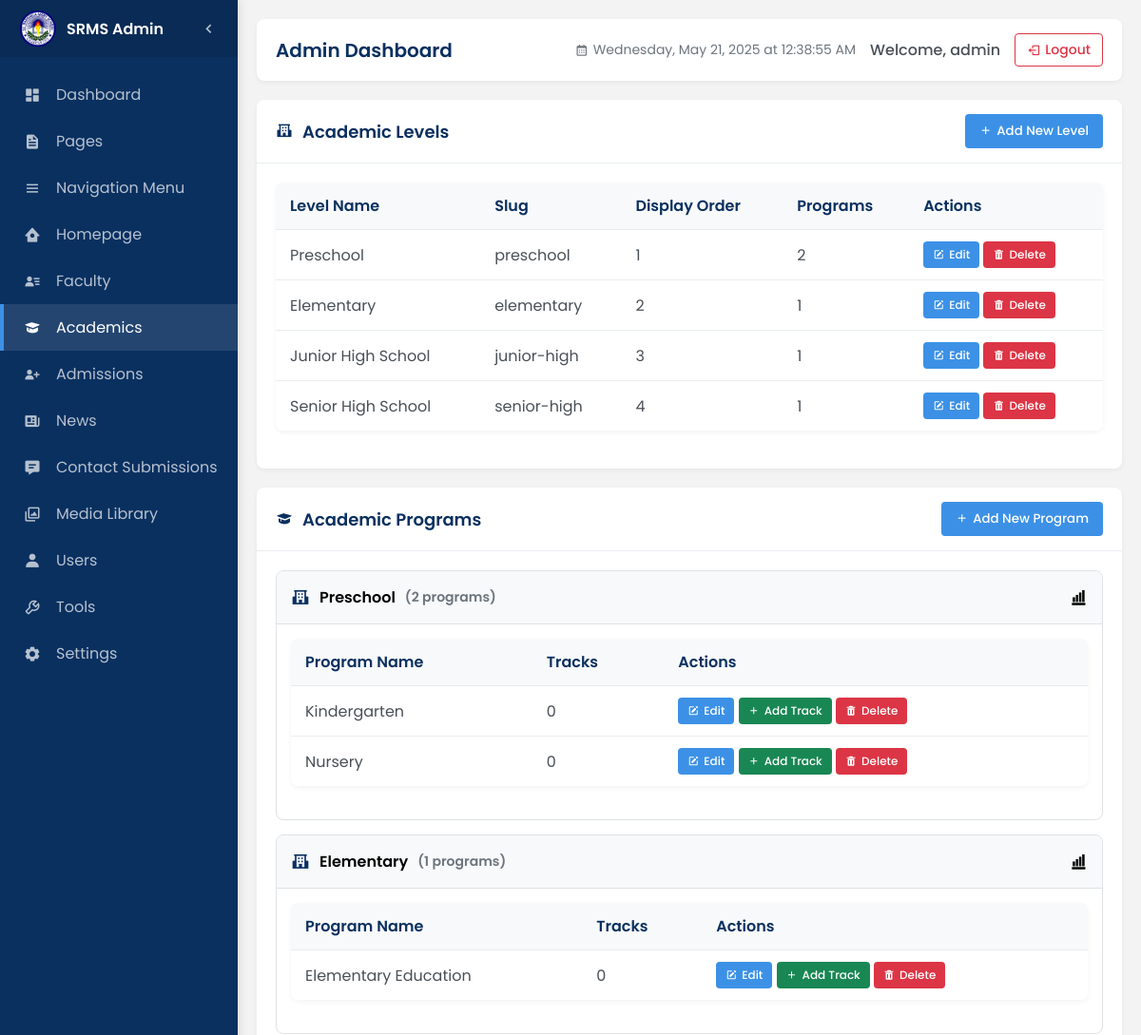
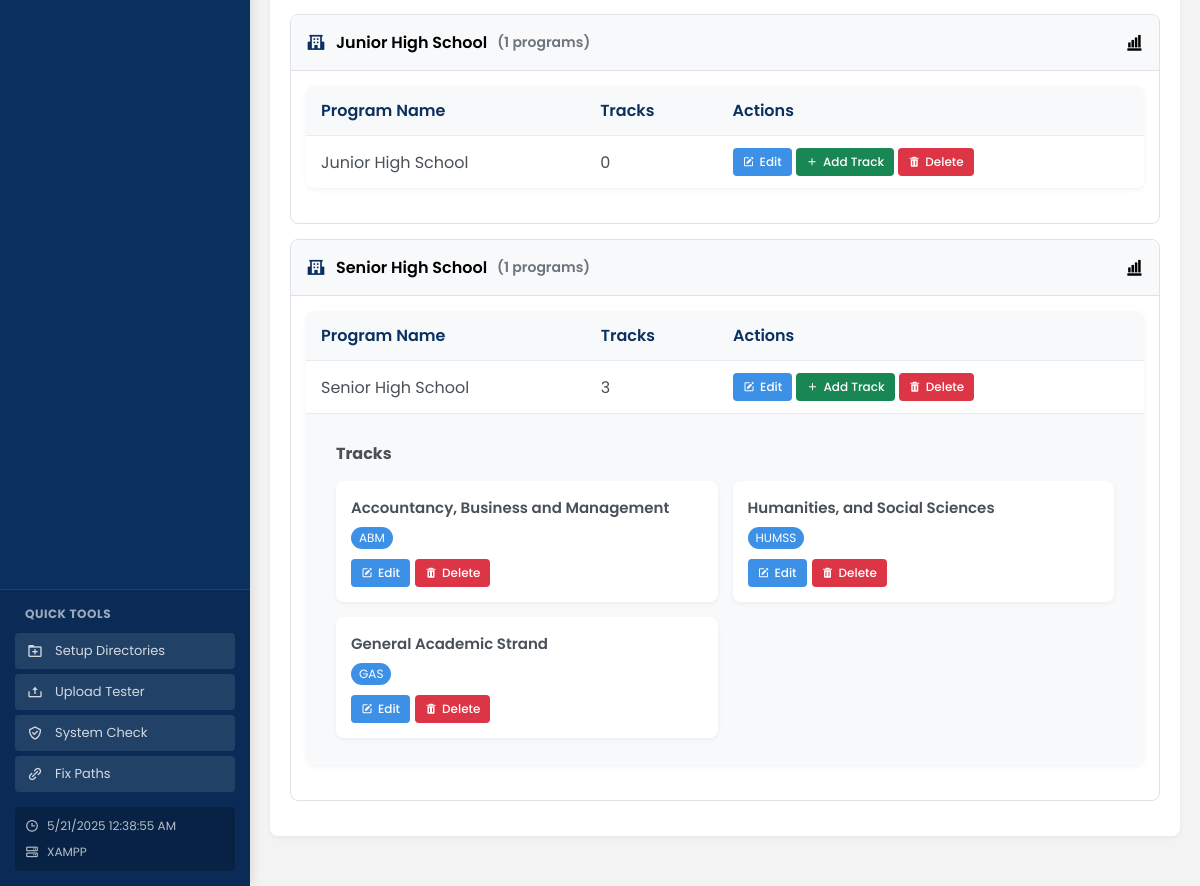
The app's page /admin/academics-manage.php (signed in) with its own data (2 pictures, top to bottom).
### tables this page shows
CREATE TABLE `school_information` (
  `id` int(11) NOT NULL,
  `name` varchar(100) NOT NULL,
  `logo` varchar(255) DEFAULT NULL,
  `mission` text DEFAULT NULL,
  `vision` text DEFAULT NULL,
  `philosophy` text DEFAULT NULL,
  `email` varchar(100) DEFAULT NULL,
  `phone` varchar(50) DEFAULT NULL,
  `address` text DEFAULT NULL,
  `created_at` timestamp NOT NULL DEFAULT current_timestamp(),
  `updated_at` timestamp NOT NULL DEFAULT current_timestamp() ON UPDATE current_timestamp()
);

CREATE TABLE `academic_levels` (
  `id` int(11) NOT NULL,
  `name` varchar(50) NOT NULL,
  `slug` varchar(50) NOT NULL,
  `display_order` int(11) DEFAULT 0
);

CREATE TABLE `academic_programs` (
  `id` int(11) NOT NULL,
  `level_id` int(11) NOT NULL,
  `name` varchar(100) NOT NULL,
  `description` text DEFAULT NULL,
  `display_order` int(11) DEFAULT 0,
  `created_at` timestamp NOT NULL DEFAULT current_timestamp(),
  `updated_at` timestamp NOT NULL DEFAULT current_timestamp() ON UPDATE current_timestamp()
);

CREATE TABLE `academic_tracks` (
  `id` int(11) NOT NULL,
  `program_id` int(11) NOT NULL,
  `name` varchar(100) NOT NULL,
  `code` varchar(20) DEFAULT NULL,
  `description` text DEFAULT NULL,
  `display_order` int(11) DEFAULT 0
);

### admin/academics-manage.php (the view, shortened to what the rows shown need)
<?php
include_once '../includes/db.php';
$db = new Database();
$levels = $db->fetch_all("SELECT * FROM academic_levels ORDER BY display_order ASC");
$programs = $db->fetch_all("SELECT p.*, l.name as level_name
                           FROM academic_programs p
                           JOIN academic_levels l ON p.level_id = l.id
                           ORDER BY l.display_order ASC, p.name ASC");
$tracks = $db->fetch_all("SELECT t.*, p.name as program_name, l.name as level_name
                         FROM academic_tracks t
                         JOIN academic_programs p ON t.program_id = p.id
                         JOIN academic_levels l ON p.level_id = l.id
                         ORDER BY t.display_order ASC");
$programs_by_level = [];
foreach ($programs as $program) {
    $level_id = $program['level_id'];
    if (!isset($programs_by_level[$level_id])) {
        $programs_by_level[$level_id] = [];
    }
    $programs_by_level[$level_id][] = $program;
}
$tracks_by_program = [];
foreach ($tracks as $track) {
    $program_id = $track['program_id'];
    if (!isset($tracks_by_program[$program_id])) {
        $tracks_by_program[$program_id] = [];
    }
    $tracks_by_program[$program_id][] = $track;
}
?>
<div class="academics-dashboard">
    <div class="panel mb-4">
        <div class="panel-body">
            <div class="table-container">
                <table class="table" id="levelsTable">
                    <thead>
                        <tr>
                            <th>Level Name</th>
                            <th>Slug</th>
                            <th>Display Order</th>
                            <th>Programs</th>
                            <th>Actions</th>
                        </tr>
                    </thead>
                    <tbody>
                        <?php if(empty($levels)): ?>
                        <tr>
                            <td colspan="5" class="text-center">
                                <div class="empty-state">
                                    <i class='bx bxs-school'></i>
                                    <p>No academic levels found. Add your first academic level.</p>
                                </div>
                            </td>
                        </tr>
                        <?php else: ?>
                            <?php foreach($levels as $level): ?>
                            <?php $program_count = isset($programs_by_level[$level['id']]) ? count($programs_by_level[$level['id']]) : 0; ?>
                            <tr data-id="<?php echo $level['id']; ?>">
                                <td><?php echo htmlspecialchars($level['name']); ?></td>
                                <td><code><?php echo htmlspecialchars($level['slug']); ?></code></td>
                                <td><?php echo $level['display_order']; ?></td>
                                <td><?php echo $program_count; ?></td>
                                <td>
                                    <div class="action-buttons">
                                        <button type="button" class="btn btn-primary btn-sm edit-level-btn">
                                            <i class='bx bxs-edit'></i> Edit
                                        </button>
                                        <button type="button" class="btn btn-danger btn-sm delete-level-btn" <?php echo $program_count > 0 ? 'disabled' : ''; ?>>
                                            <i class='bx bxs-trash'></i> Delete
                                        </button>
                                    </div>
                                </td>
                            </tr>
                            <?php endforeach; ?>
                        <?php endif; ?>
                    </tbody>
                </table>
            </div>
        </div>
    </div>
    <div class="panel mb-4">
        <div class="panel-body">
            <?php if(empty($levels)): ?>
                <div class="alert alert-warning">
                    <i class='bx bx-info-circle'></i>
                    <span>You need to add at least one academic level before you can add programs.</span>
                </div>
            <?php else: ?>
                <div class="accordion" id="programsAccordion">
                    <?php foreach($levels as $level): ?>
                        <?php if(isset($programs_by_level[$level['id']])): ?>
                            <div class="accordion-item">
                                <div class="accordion-header" id="level-<?php echo $level['id']; ?>">
                                    <button class="accordion-button" type="button" data-bs-toggle="collapse" data-bs-target="#collapse-<?php echo $level['id']; ?>" aria-expanded="true" aria-controls="collapse-<?php echo $level['id']; ?>">
                                        <i class='bx bxs-school'></i> <?php echo htmlspecialchars($level['name']); ?> <span class="program-count">(<?php echo count($programs_by_level[$level['id']]); ?> programs)</span>
                                    </button>
                                </div>
                                <div id="collapse-<?php echo $level['id']; ?>" class="accordion-collapse collapse show" aria-labelledby="level-<?php echo $level['id']; ?>" data-bs-parent="#programsAccordion">
                                    <div class="accordion-body">
                                        <div class="table-container">
                                            <table class="table program-table">
                                                <thead>
                                                    <tr>
                                                        <th>Program Name</th>
                                                        <th>Tracks</th>
                                                        <th>Actions</th>
                                                    </tr>
                                                </thead>
                                                <tbody>
                                                    <?php foreach($programs_by_level[$level['id']] as $program): ?>
                                                    <?php $track_count = isset($tracks_by_program[$program['id']]) ? count($tracks_by_program[$program['id']]) : 0; ?>
                                                    <tr data-id="<?php echo $program['id']; ?>" data-level-id="<?php echo $level['id']; ?>">
                                                        <td><?php echo htmlspecialchars($program['name']); ?></td>
                                                        <td><?php echo $track_count; ?></td>
                                                        <td>
                                                            <div class="action-buttons">
                                                                <button type="button" class="btn btn-primary btn-sm edit-program-btn">
                                                                    <i class='bx bxs-edit'></i> Edit
                                                                </button>
                                                                <button type="button" class="btn btn-success btn-sm add-track-btn">
                                                                    <i class='bx bx-plus'></i> Add Track
                                                                </button>
                                                                <button type="button" class="btn btn-danger btn-sm delete-program-btn" <?php echo $track_count > 0 ? 'disabled' : ''; ?>>
                                                                    <i class='bx bxs-trash'></i> Delete
                                                                </button>
                                                            </div>
                                                        </td>
                                                    </tr>
                                                    <?php if($track_count > 0): ?>
                                                    <tr class="tracks-row">
                                                        <td colspan="3">
                                                            <div class="tracks-container">
                                                                <h5>Tracks</h5>
                                                                <div class="tracks-grid">
                                                                    <?php foreach($tracks_by_program[$program['id']] as $track): ?>
                                                                    <div class="track-card" data-id="<?php echo $track['id']; ?>">
                                                                        <div class="track-header">
                                                                            <h6><?php echo htmlspecialchars($track['name']); ?></h6>
                                                                            <?php if(!empty($track['code'])): ?>
                                                                            <span class="track-code"><?php echo htmlspecialchars($track['code']); ?></span>
                                                                            <?php endif; ?>
                                                                        </div>
                                                                        <div class="track-actions">
                                                                            <button type="button" class="btn btn-primary btn-sm edit-track-btn">
                                                                                <i class='bx bxs-edit'></i> Edit
                                                                            </button>
                                                                            <button type="button" class="btn btn-danger btn-sm delete-track-btn">
                                                                                <i class='bx bxs-trash'></i> Delete
                                                                            </button>
                                                                        </div>
                                                                    </div>
                                                                    <?php endforeach; ?>
                                                                </div>
                                                            </div>
                                                        </td>
                                                    </tr>
                                                    <?php endif; ?>
                                                    <?php endforeach; ?>
                                                </tbody>
                                            </table>
                                        </div>
                                    </div>
                                </div>
                            </div>
                        <?php endif; ?>
                    <?php endforeach; ?>
                </div>
            <?php endif; ?>
        </div>
    </div>
</div>
<?php
include 'layout.php';
?>

### admin/includes/admin-sidebar.php (shortened to what the rows shown need)
<?php
$assets_path = '/srms-website/assets';
?>
<?php
$school_logo = '/assets/images/branding/logo-primary.png';
if (class_exists('Database')) {
    try {
        $db = new Database();
        $school_info = $db->fetch_row("SELECT logo FROM school_information LIMIT 1");
        if ($school_info && !empty($school_info['logo'])) {
            $school_logo = $school_info['logo'];
        }
    } catch (Exception $e) {
        error_log("Error fetching logo from database: " . $e->getMessage());
    }
}
?>
<div class="sidebar" id="sidebar">
    <div class="sidebar-header">
       <img src="<?php echo $assets_path . $school_logo; ?>" alt="St. Raphaela Mary School Logo" class="logo-img" onerror="this.src='<?php echo $assets_path; ?>/images/branding/logo-primary.png';">
        <h3 class="logo-text">SRMS Admin</h3>
        <button id="sidebar-toggle" class="sidebar-toggle">
            <i class='bx bx-chevron-left'></i>
        </button>
    </div>
</div>

### records on screen
school_information: logo (picture)
academic_levels: name "Preschool", slug "preschool", display_order "1", id "2"
academic_levels: name "Elementary", slug "elementary", display_order "2", id "1"
academic_levels: name "Junior High School", slug "junior-high", display_order "3", id "1"
academic_levels: name "Senior High School", slug "senior-high", display_order "4", id "1"
academic_programs: name "Kindergarten", id "0"
academic_programs: name "Nursery", id "0"
academic_programs: name "Elementary Education", id "0"
academic_programs: name "Junior High School", id "0"
academic_programs: name "Senior High School", id "3"
academic_tracks: name "Accountancy, Business and Management", code "ABM"
academic_tracks: name "Humanities, and Social Sciences", code "HUMSS"
academic_tracks: name "General Academic Strand", code "GAS"

### other values on screen
SERVER_TYPE "XAMPP"
$page_title "Admin Dashboard"
$_SESSION['admin_username'] "admin"
